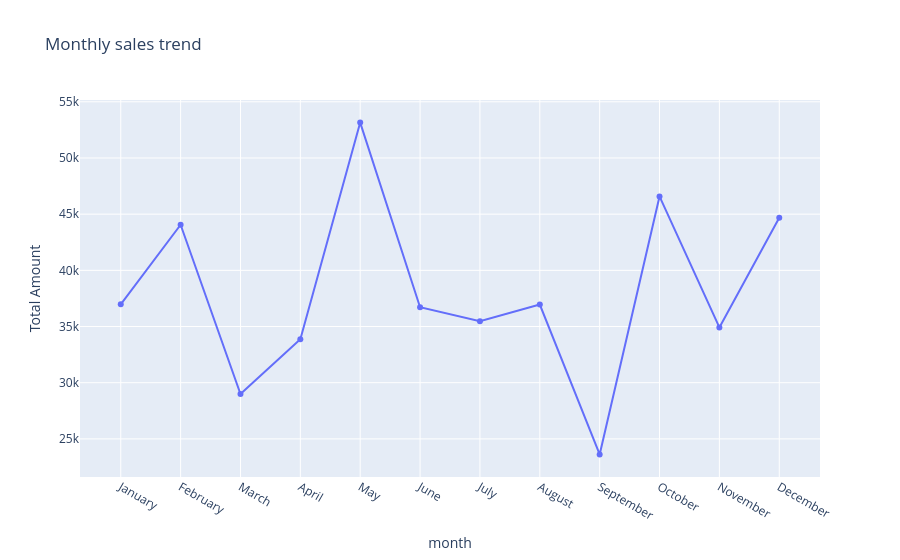

The notebook cell this image was saved under:
### Code cell
# VISUALIZE MONTHLY SALES USING PLOTY
fig=px.line(df_sort,x='month',y='Total Amount',title='Monthly sales trend',markers=True)
fig.show()

### Figure 1 — Plotly figure (JSON) as saved in the notebook; plotly's stock layout.template omitted (floating-point values rounded to 4 significant figures)
{"data": [{"hovertemplate": "month=%{x}<br>Total Amount=%{y}<extra></extra>", "legendgroup": "", "line": {"color": "#636efa", "dash": "solid"}, "marker": {"symbol": "circle"}, "mode": "lines+markers", "name": "", "orientation": "v", "showlegend": false, "type": "scatter", "x": ["January", "February", "March", "April", "May", "June", "July", "August", "September", "October", "November", "December"], "xaxis": "x", "y": [36980, 44060, 28990, 33870, 53150, 36715, 35465, 36960, 23620, 46580, 34920, 44690], "yaxis": "y"}], "layout": {"legend": {"tracegroupgap": 0}, "title": {"text": "Monthly sales trend"}, "xaxis": {"anchor": "y", "domain": [0, 1], "title": {"text": "month"}}, "yaxis": {"anchor": "x", "domain": [0, 1], "title": {"text": "Total Amount"}}}}
